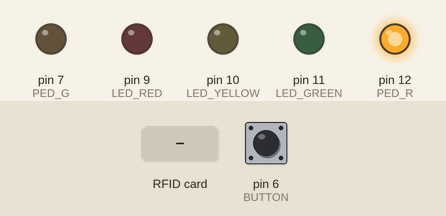
Bench run of a sketch on a simulated Arduino Uno, built with avr-gcc and run on an emulated ATmega328P. Shown: output pins drawn as LEDs (lit = HIGH). Inputs (shaded band) come from the test bench; at power-on: pin 6 (BUTTON) LOW.

Above: at 1.2 s.
1.3 s: RFID card 5E 7A 19 C4 held to the reader
At 2.1 s:
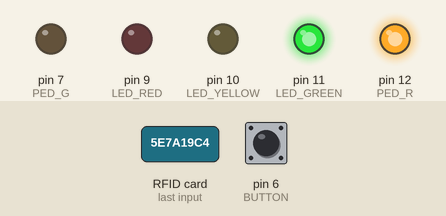
Timing chart, 0 to 4.3 s (numbered marks = the images above; inputs shaded):
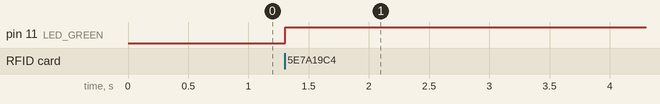

Measured:
- after the input at 1.3 s, pin 11 (LED_GREEN): LOW → HIGH at once

The sketch:

Adapted_traffic_light_for_people_with_disabilities.ino
```cpp
#include <Wire.h>
#include <SPI.h>

// библиотека для работы с RFID/NFC
#include <Adafruit_PN532.h>

// Порт 8, модуль NFC
#define PN532_IRQ   8


// создаём объект для работы со сканером и передаём ему два параметра
// первый — номер пина прерывания
// вторым — число 100
// от Adafruit был программный сброс шилда
// в cканере RFID/NFC 13,56 МГц (Troyka-модуль) этот пин не используется
// поэтому передаём цифру, большая чем любой пин Arduino
Adafruit_PN532 nfc(PN532_IRQ, 100);


const int TIMEOUT_RED = 3000;          // Время горения красного сигнала
const int TIMEOUT_YEL = 1690;          // Время горения желтого сигнала
const int TIMEOUT_GREEN = 2000;        // Время горения зеленого сигнала

const int TIMEOUT_FLASH_GREEN = 500;   // Время мигания зеленого сигнала

const int LED_RED = 9;                 // Порт 9, красный автомобильный сигнал
const int LED_YELLOW = 10;             // Порт 10, желтый автомобильный сигнал
const int LED_GREEN = 11;              // Порт 11, зеленый автомобильный сигнал

const int PED_R = 12;                  // Порт 12, красный пешеходный сигнал
const int PED_G = 7;                   // Порт 7, зеленый пешеходный сигнал

const int BUTTON = 6;                  // Порт 6, кнопка

int gd = 50;                           // Частота обновления 50 мс = 0,05 с

int prelude_sec = 6;                   // Длительность процесса переключения статуса светофора
int cooldown_sec = 4;                  // Задержка для исключения задержки трафика

// Инициализация переменных, необходимых при работе программы
int greendelay = 0;
int cooldown = 0;
int prelude_delay = 0;
int green_sec = 0;

bool prelude_init = false;
bool green_init = false;
bool ped_green_on = false;

int gg = 1;


// Первичная настройка
void setup(void) {
  // установка пинов автомобильного светофора на вывод
  pinMode(LED_RED, OUTPUT);
  pinMode(LED_YELLOW, OUTPUT);
  pinMode(LED_GREEN, OUTPUT);

  // установка пинов пешеходного светофора на вывод
  pinMode(PED_R, OUTPUT);
  pinMode(PED_G, OUTPUT);

  // установка пина кнопки на ввод
  pinMode(BUTTON, INPUT);

  // установка красного сигнала на пешеходный светофор
  digitalWrite(PED_R, 1);

  // инициализация RFID/NFC сканера
  nfc.begin();
  nfc.SAMConfig();

  // установка числа попыток проверки активации карты
  nfc.setPassiveActivationRetries(1);
}

// Функция для установки значений сигналов пешеходного светофора
void pedestrianLight(bool pg, bool pr) {
  digitalWrite(PED_G, pg);
  digitalWrite(PED_R, pr);
}

// Функция для установки значений сигналов автомобильного светофора
void autoLight(bool r, bool g, bool y) {
  digitalWrite(LED_RED, r);
  digitalWrite(LED_YELLOW, y);
  digitalWrite(LED_GREEN, g);
}

// Функция перевода секунд в миллисекунды в зависимости от частоты обновления
int sdelay(int sec) {
  return (1000 / gd) * sec;
}

// Повторяющаяся функция
void loop(void) {

  // таймер для переменной greendelay
  greendelay--;
  if (greendelay < 0) {
    greendelay = 0;
  }

  // таймер для переменной cooldown
  cooldown--;
  if (cooldown < 0) {
    cooldown = 0;
  }

  //таймер для переменнной prelude_delay
  prelude_delay--;
  if (prelude_delay < 0) {
    prelude_delay = 0;
  }

  uint8_t success;   // буфер для хранения ID карты
  uint8_t uid[8];   // размер буфера карты
  uint8_t uidLength;   // слушаем новые метки

  //попытка считывания NFC
  success = nfc.readPassiveTargetID(PN532_MIFARE_ISO14443A, uid, &uidLength);


  // активирован NFC
  if (success and cooldown == 0 and !prelude_init) {
    prelude_init = true;
    prelude_delay = sdelay(prelude_sec) - 1;
    green_sec = 10;
    cooldown = sdelay(green_sec) + sdelay(cooldown_sec) + sdelay(prelude_sec);
  }

  // активирована кнопка
  if (digitalRead(BUTTON) and cooldown == 0 and !prelude_init) {
    prelude_init = true;
    prelude_delay = sdelay(prelude_sec) - 1;
    green_sec = 5;
    cooldown = sdelay(green_sec) + sdelay(cooldown_sec) + sdelay(prelude_sec); // 4 sec cooldown
  }

  // Конец прелюдии
  if (prelude_init and prelude_delay == 0) {
    greendelay = sdelay(green_sec);
    prelude_init = false;
  }

  // Включение зелёного пешеходного сигнала
  if (greendelay >= sdelay(3)) {
    ped_green_on = 1;
  }

  // Мигание зеленого пешеходного за 3 с
  if (greendelay > 0 and greendelay < sdelay(3)) {
    ped_green_on = (greendelay / (sdelay(3) / 6)) % 2;
  }

  // Включение жёлтого автомобильного сигнала
  int yy = 1 - (prelude_delay / (sdelay(prelude_sec) / 2));
  if (prelude_delay == 0) {
    yy = 0;
  }

  // Включение зелёного автомобильного сигнала
  if (prelude_init and prelude_delay != 0 and greendelay == 0) {
    gg = (prelude_delay / (sdelay(prelude_sec) / 2)) * ((prelude_delay % (sdelay(prelude_sec) / 2)) / 8) % 2;
  }
  else {
    if (greendelay > 0) {
      gg = 0;
    }
    else {
      gg = 1;
    }

  }

  // Включаем нужный режим горения автомобильного и пешеходного светофора
  autoLight(greendelay > 0, gg, yy);
  pedestrianLight(ped_green_on, not ped_green_on and greendelay == 0);

  //частота обновления
  delay(gd);
}
```
